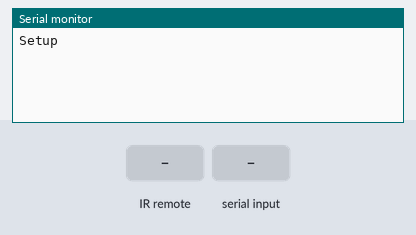
The sketch below on a simulated Arduino Uno, built with avr-gcc and run on an emulated ATmega328P. Shown: the last lines printed to the serial monitor. The test bench sets the inputs (shaded band).

Above: at 1.3 s.
1.4 s: infrared code 0xFD00FF received
At 1.9 s:
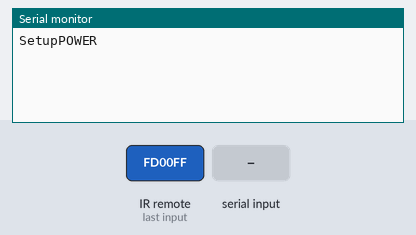
2.9 s: "1" received over the second serial link
At 4.1 s:
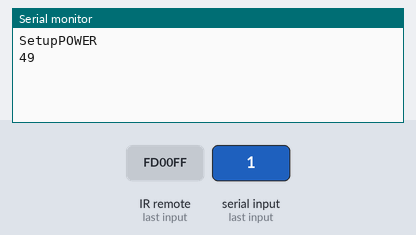
4.4 s: infrared code 0xFD807F received
At 5.4 s:
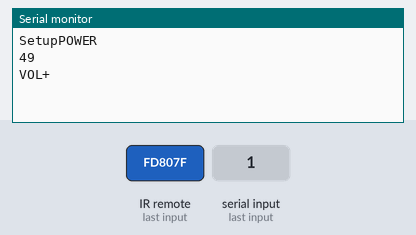
5.9 s: infrared code 0xFD40BF received
At 6.5 s:
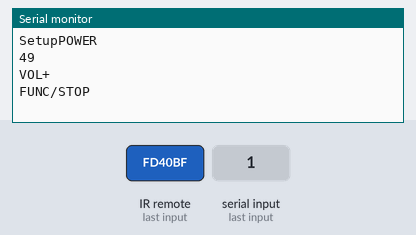
7.4 s: infrared code 0xFD20DF received
At 8.6 s:
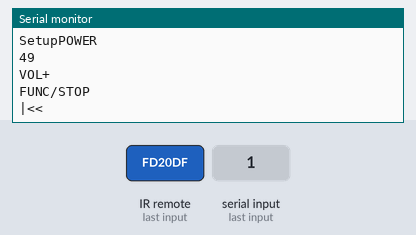
8.9 s: infrared code 0xFDA05F received
At 10.0 s:
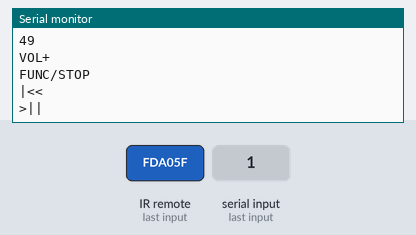

The sketch:

bluetooth-remote.ino
```cpp
// (licence header left out)
#include <SoftwareSerial.h>
#include <IRremote.h>

int RECV_PIN = 11;
IRrecv irrecv(RECV_PIN);
decode_results results;
unsigned long key_value = 0;

int bluetoothTx = 2;  // TX-O pin of bluetooth mate, Arduino D2
int bluetoothRx = 3;  // RX-I pin of bluetooth mate, Arduino D3

SoftwareSerial bluetooth(bluetoothTx, bluetoothRx);

void setup()
{
  Serial.begin(9600);  // Begin the serial monitor at 9600bps
  Serial.print("Setup");

  bluetooth.begin(115200);  // The Bluetooth Mate defaults to 115200bps
  bluetooth.print("$");  // Print three times individually
  bluetooth.print("$");
  bluetooth.print("$");  // Enter command mode
  delay(100);  // Short delay, wait for the Mate to send back CMD
  bluetooth.println("U,9600,N");  // Temporarily Change the baudrate to 9600, no parity
  // 115200 can be too fast at times for NewSoftSerial to relay the data reliably
  bluetooth.begin(9600);  // Start bluetooth serial at 9600
  bluetooth.print("$");
  bluetooth.print("$");
  bluetooth.print("$");

  irrecv.enableIRIn();
}

void loop()
{
  if(bluetooth.available())  // If the bluetooth sent any characters
  {
    // Send any characters the bluetooth prints to the serial monitor
    int input = (int)bluetooth.read();
    Serial.println(input);
  }
  if(Serial.available())  // If stuff was typed in the serial monitor
  {
    // Send any characters the Serial monitor prints to the bluetooth
    bluetooth.print((char)Serial.read());
  }

  if (irrecv.decode(&results)) {
    if (results.value == 0xFFFFFFFF) { // if the value is equal to 0xFFFFFFFF
      results.value = key_value; // set the value to the key value
    }
    switch (results.value) { // compare the value to the following cases
      case 0xFD00FF:
        Serial.println("POWER"); // print "POWER" in the Serial Monitor
        bluetooth.println("POWER");
        break;
      case 0xFD807F:
        Serial.println("VOL+");
        break;
      case 0xFD40BF:
        Serial.println("FUNC/STOP");
        break;
      case 0xFD20DF:
        Serial.println("|<<");
        break;
      case 0xFDA05F:
        Serial.println(">||");
        break ;
      case 0xFD609F:
        Serial.println(">>|");
        break ;
      case 0xFD10EF:
        Serial.println("DOWN");
        break ;
      case 0xFD906F:
        Serial.println("VOL-");
        break ;
      case 0xFD50AF:
        Serial.println("UP");
        break ;
      case 0xFD30CF:
        Serial.println("0");
        break ;
      case 0xFDB04F:
        Serial.println("EQ");
        break ;
      case 0xFD708F:
        Serial.println("ST/REPT");
        break ;
      case 0xFD08F7:
        Serial.println("1");
        break ;
      case 0xFD8877:
        Serial.println("2");
        break ;
      case 0xFD48B7:
        Serial.println("3");
        break ;
      case 0xFD28D7:
        Serial.println("4");
        break ;
      case 0xFDA857:
        Serial.println("5");
        break ;
      case 0xFD6897:
        Serial.println("6");
        break ;
      case 0xFD18E7:
        Serial.println("7");
        break ;
      case 0xFD9867:
        Serial.println("8");
        break ;
      case 0xFD58A7:
        Serial.println("9");
        break ;
    }
    key_value = results.value;
    irrecv.resume();
    delay(100);
  }
  // and loop forever and ever!
}
```

Measured:
- after the input at 1.4 s, the serial monitor: prints a new line at once (image 1)
- after the input at 2.9 s, the serial monitor: prints a new line at once (image 2)
- after the input at 4.4 s, the serial monitor: prints a new line at once (image 3)
- after the input at 5.9 s, the serial monitor: prints a new line at once (image 4)
- after the input at 7.4 s, the serial monitor: prints a new line at once (image 5)
- after the input at 8.9 s, the serial monitor: prints a new line at once (image 6)
